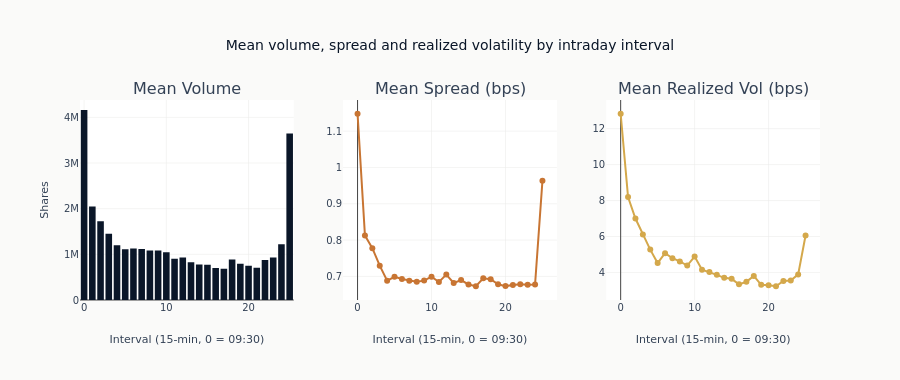

Here is the notebook cell this chart was saved with:
### Markdown cell above
**Finding**: The parent order is the fraction of a training-window day's volume printed
above, scheduled inside a single session, so under a flat trajectory it targets roughly that
same share of average interval volume. Realized fills remain subject to the participation cap.

### Code cell
# Visualize the real microstructure regimes the policy will condition on.
mean_volume = np.vstack([sessions[d]["volume"] for d in train_days]).mean(axis=0)
mean_spread = np.vstack([sessions[d]["spread_bps"] for d in train_days]).mean(axis=0)
mean_vol = np.vstack([sessions[d]["vol_bps"] for d in train_days]).mean(axis=0)
bucket_idx = np.arange(N_BUCKETS)

# VWAP base slice (shares per interval) from the training volume profile. The RL
# action scales this slice up or down; a multiplier of 1.0 everywhere is VWAP.
volume_profile = mean_volume / mean_volume.sum()
base_slice = order_shares * volume_profile

fig = make_subplots(
    rows=1,
    cols=3,
    subplot_titles=[
        "Mean Volume",
        "Mean Spread (bps)",
        "Mean Realized Vol (bps)",
    ],
)
fig.add_bar(x=bucket_idx, y=mean_volume, marker_color=COLORS["blue"], row=1, col=1)
fig.add_scatter(
    x=bucket_idx,
    y=mean_spread,
    mode="lines+markers",
    line_color=COLORS["copper"],
    row=1,
    col=2,
)
fig.add_scatter(
    x=bucket_idx,
    y=mean_vol,
    mode="lines+markers",
    line_color=COLORS["amber"],
    row=1,
    col=3,
)
fig.update_xaxes(title_text=f"Interval ({INTERVAL_MINUTES}-min, 0 = 09:30)")
fig.update_yaxes(title_text="Shares", row=1, col=1)
fig.update_layout(
    title="Mean volume, spread and realized volatility by intraday interval",
    height=380,
    showlegend=False,
)
show_plotly_with_alt(
    fig,
    "Three panels over the intraday interval grid. Mean volume is a U-shaped bar series, "
    "tallest in the first interval, falling through the middle of the session and rising again "
    "into the close. Mean spread and mean realized volatility both fall steeply away from the "
    "first interval, stay flat and low across the middle of the session, and tick up in the "
    "final interval.",
)

### Figure 1 — Plotly figure (JSON) as saved in the notebook; plotly's stock layout.template omitted (floating-point values rounded to 4 significant figures)
{"data": [{"marker": {"color": "#0a1628"}, "type": "bar", "x": [0, 1, 2, 3, 4, 5, 6, 7, 8, 9, 10, 11, 12, 13, 14, 15, 16, 17, 18, 19, 20, 21, 22, 23, 24, 25], "xaxis": "x", "y": [4161000.0, 2050000.0, 1723000.0, 1452000.0, 1199000.0, 1109000.0, 1126000.0, 1117000.0, 1085000.0, 1086000.0, 1044000.0, 901200.0, 933000.0, 825800.0, 775300.0, 772900.0, 699300.0, 682600.0, 886900.0, 792200.0, 750800.0, 708600.0, 877900.0, 931300.0, 1221000.0, 3644000.0], "yaxis": "y"}, {"line": {"color": "#C87533"}, "mode": "lines+markers", "type": "scatter", "x": [0, 1, 2, 3, 4, 5, 6, 7, 8, 9, 10, 11, 12, 13, 14, 15, 16, 17, 18, 19, 20, 21, 22, 23, 24, 25], "xaxis": "x2", "y": [1.148, 0.8126, 0.7777, 0.7296, 0.6881, 0.6988, 0.6928, 0.6883, 0.6855, 0.6884, 0.6994, 0.6846, 0.705, 0.6818, 0.6899, 0.6778, 0.6729, 0.6947, 0.6921, 0.6785, 0.6733, 0.6766, 0.6783, 0.6769, 0.6776, 0.9634], "yaxis": "y2"}, {"line": {"color": "#D4A84B"}, "mode": "lines+markers", "type": "scatter", "x": [0, 1, 2, 3, 4, 5, 6, 7, 8, 9, 10, 11, 12, 13, 14, 15, 16, 17, 18, 19, 20, 21, 22, 23, 24, 25], "xaxis": "x3", "y": [12.83, 8.195, 7.001, 6.114, 5.27, 4.522, 5.069, 4.791, 4.614, 4.386, 4.88, 4.153, 4.031, 3.868, 3.699, 3.645, 3.338, 3.478, 3.809, 3.31, 3.284, 3.232, 3.529, 3.556, 3.892, 6.054], "yaxis": "y3"}], "layout": {"annotations": [{"font": {"size": 16}, "showarrow": false, "text": "Mean Volume", "x": 0.1444, "xanchor": "center", "xref": "paper", "y": 1.0, "yanchor": "bottom", "yref": "paper"}, {"font": {"size": 16}, "showarrow": false, "text": "Mean Spread (bps)", "x": 0.5, "xanchor": "center", "xref": "paper", "y": 1.0, "yanchor": "bottom", "yref": "paper"}, {"font": {"size": 16}, "showarrow": false, "text": "Mean Realized Vol (bps)", "x": 0.8556, "xanchor": "center", "xref": "paper", "y": 1.0, "yanchor": "bottom", "yref": "paper"}], "height": 380, "showlegend": false, "title": {"text": "Mean volume, spread and realized volatility by intraday interval"}, "xaxis": {"anchor": "y", "domain": [0.0, 0.2889], "title": {"text": "Interval (15-min, 0 = 09:30)"}}, "xaxis2": {"anchor": "y2", "domain": [0.3556, 0.6444], "title": {"text": "Interval (15-min, 0 = 09:30)"}}, "xaxis3": {"anchor": "y3", "domain": [0.7111, 1.0], "title": {"text": "Interval (15-min, 0 = 09:30)"}}, "yaxis": {"anchor": "x", "domain": [0.0, 1.0], "title": {"text": "Shares"}}, "yaxis2": {"anchor": "x2", "domain": [0.0, 1.0]}, "yaxis3": {"anchor": "x3", "domain": [0.0, 1.0]}}}
